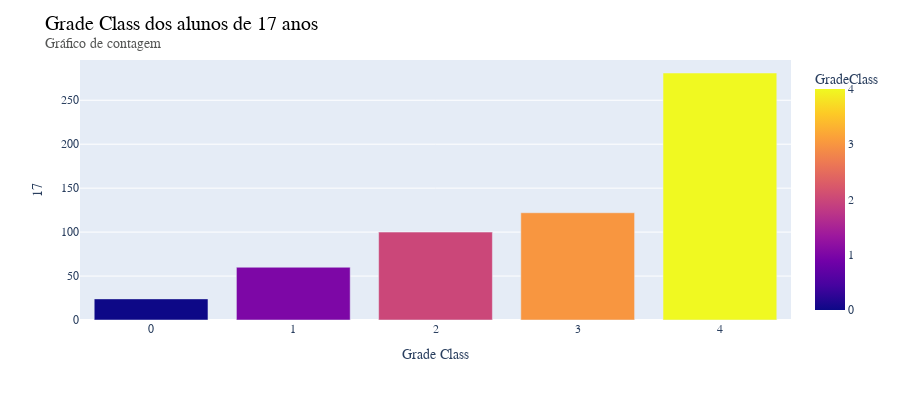

The code cell stored with this chart in its notebook:
### Code cell
# 17 anos
plotar_gc_idade(17)

### Figure 1 — Plotly figure (JSON) as saved in the notebook; plotly's stock layout.template omitted (floating-point values rounded to 4 significant figures)
{"data": [{"alignmentgroup": "True", "hovertemplate": "GradeClass=%{marker.color}<br>17=%{y}<extra></extra>", "legendgroup": "", "marker": {"color": [0, 1, 2, 3, 4], "coloraxis": "coloraxis", "pattern": {"shape": ""}}, "name": "", "offsetgroup": "", "orientation": "v", "showlegend": false, "textposition": "auto", "type": "bar", "x": [0, 1, 2, 3, 4], "xaxis": "x", "y": [24, 60, 100, 122, 281], "yaxis": "y"}], "layout": {"barmode": "stack", "coloraxis": {"colorbar": {"title": {"text": "GradeClass"}}, "colorscale": [[0, "#0d0887"], [0.1111, "#46039f"], [0.2222, "#7201a8"], [0.3333, "#9c179e"], [0.4444, "#bd3786"], [0.5556, "#d8576b"], [0.6667, "#ed7953"], [0.7778, "#fb9f3a"], [0.8889, "#fdca26"], [1, "#f0f921"]]}, "font": {"family": "sans-serif"}, "height": 400, "legend": {"tracegroupgap": 0}, "margin": {"t": 60}, "title": {"font": {"color": "#000000", "size": 20}, "text": "Grade Class dos alunos de 17 anos<br><sup size=1 style=\"color:#555655\">Gráfico de contagem</sup></br>"}, "xaxis": {"anchor": "y", "domain": [0, 1], "title": {"text": "Grade Class"}}, "yaxis": {"anchor": "x", "domain": [0, 1], "title": {"text": "17"}}}}
